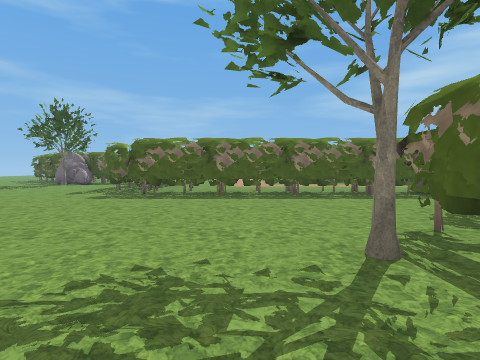
[1] (above)

19 first-person views from a walk through a 3-D level made in the Godot game engine. The camera is 1.3 m above the floor, tilts 2° down and sees 80° across. The floor is counted in squares, 2 m on a side. Each view is taken from the middle of a square. On the plan, view 1 faces up. The plan holds only what a view shows up to about 9 squares ahead; the rest is blank. The place goes on beyond the plan. Characters and animated objects are not drawn. Some surface patterns are stand-ins.

[2]
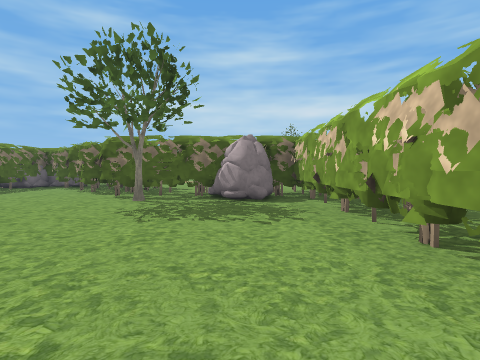

[3]
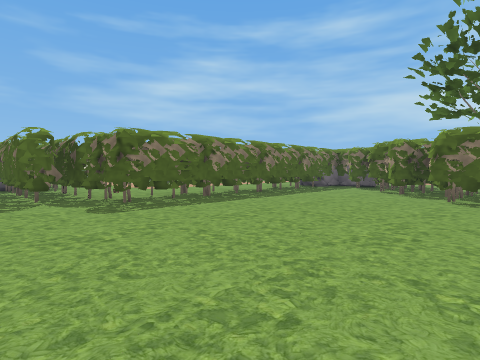

[4]
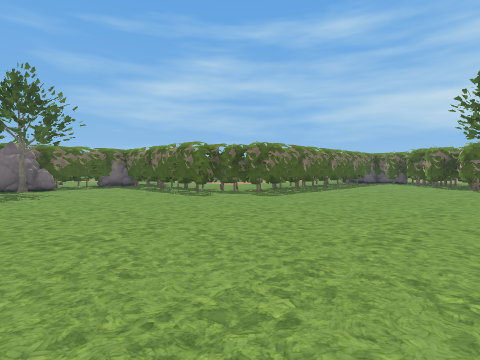

[5]
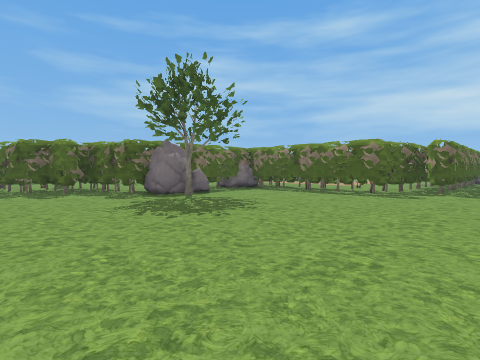

[6]
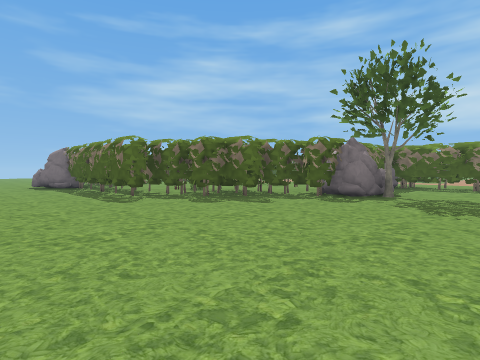

[7]
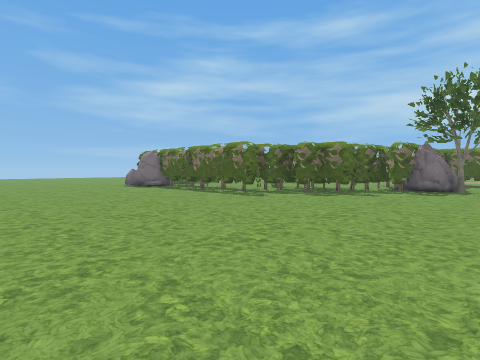

[8]
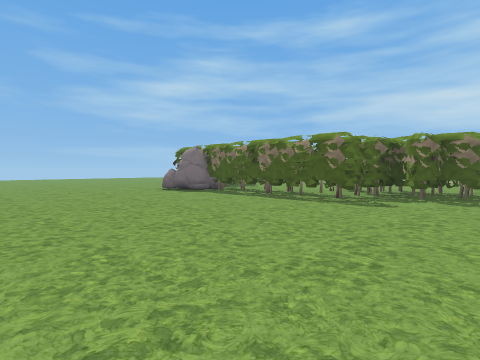

[9]
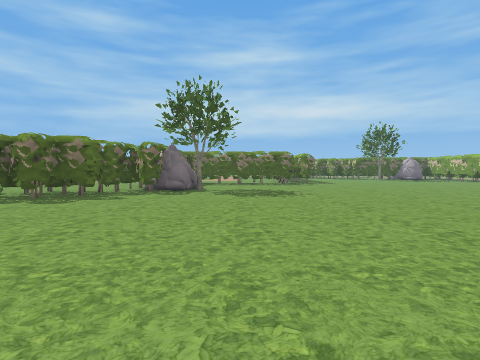

[10]
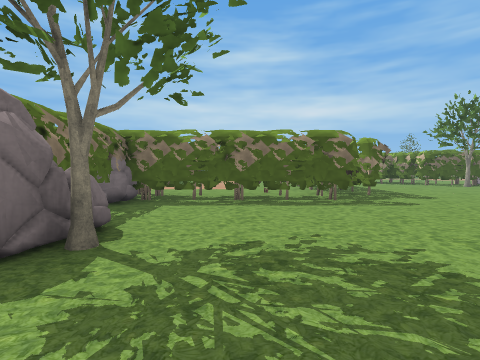

[11]
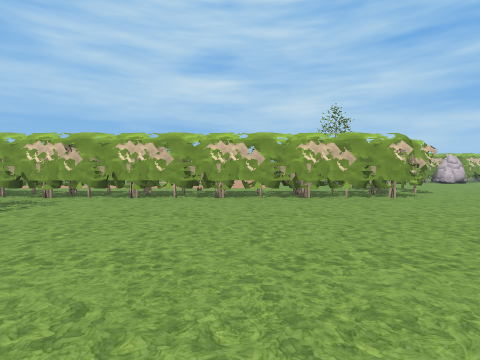

[12]
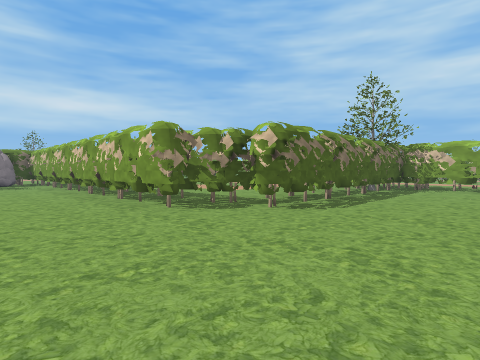

[13]
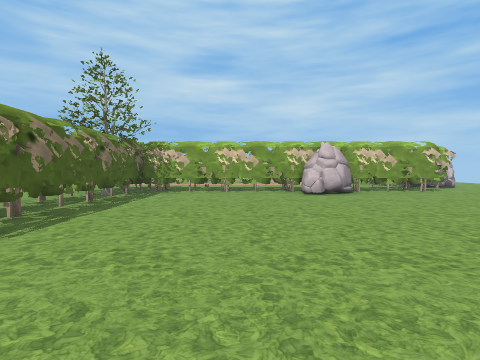

[14]
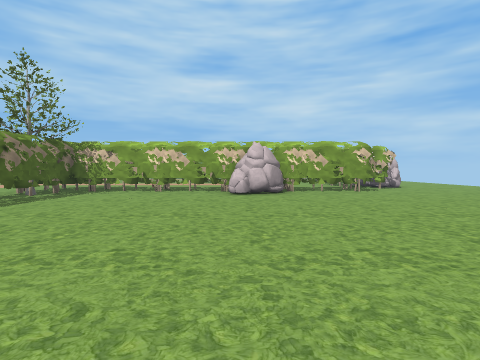

[15]
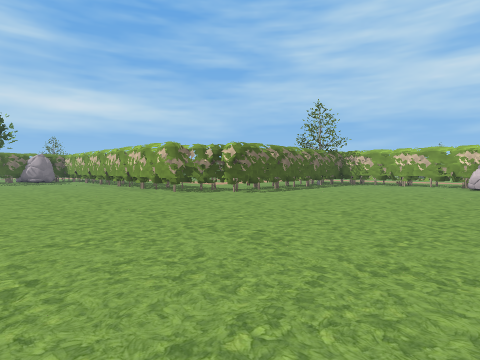

[16]
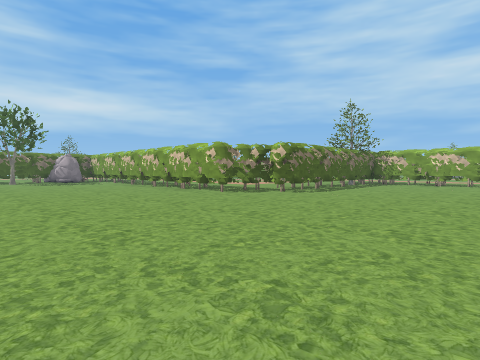

[17]
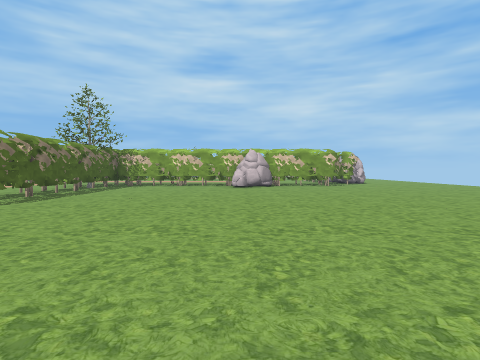

[18]
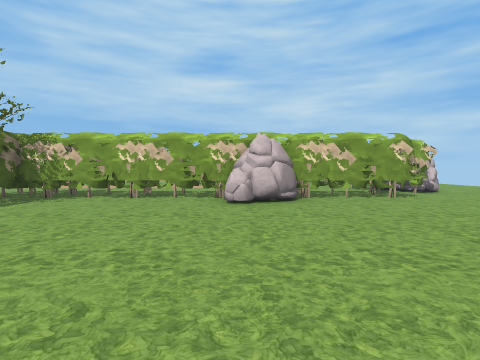

[19]
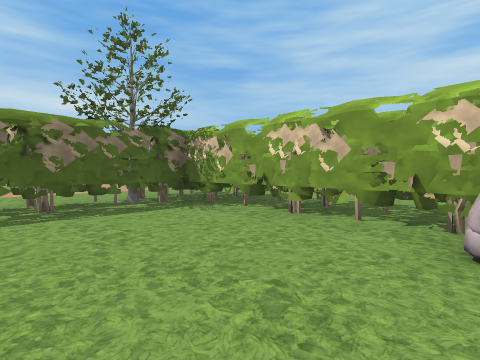

### Floor plan
Key: @ floor where view 1 was taken; # wall or solid block; . floor; T tree; R rock.
Columns run from 18 left of view 1 to 5 right of it. Each row starts with its distance up from view 1.
 20  .....#
 19 ......#
 18 ......##
 17 ......###
 16 .......###
 15 ........###
 14 .........######
 13 ..........#R..#
 12 ..........T...#
 11 ..............#
 10   ............##
  9    ...........###
  8     ...........#########
  7      ...................
  6       .................
  5         ..............#
  4    ..................###
  3   ..................###
  2   .................T##
  1   ..................#
  0  .................@R#
 -1 ....................#
 -2 .........############
 -3 ........###
 -4 ........##
 -5 ........#
 -6 ........##
 -7 ........##
 -8 ........T#
 -9 ..RR....##
-10 ##########

Positions as (right, up) in squares from view 1, and headings:
1: (0, 0), facing up
2: (-5, 0), facing right
3: (-5, 2), facing up-right
4: (-9, 2), facing up-right
5: (-12, 6), facing up-right
6: (-15, 10), facing up-right
7: (-18, 11), facing up-right
8: (-18, 14), facing up-right
9: (-17, 11), facing right
10: (-10, 11), facing right
11: (-5, 5), facing down
12: (-13, 1), facing down-right
13: (-13, -1), facing down
14: (-15, -1), facing down
15: (-16, 3), facing down-right
16: (-15, 4), facing down-right
17: (-15, 2), facing down
18: (-15, -3), facing down
19: (-15, -6), facing down-right
